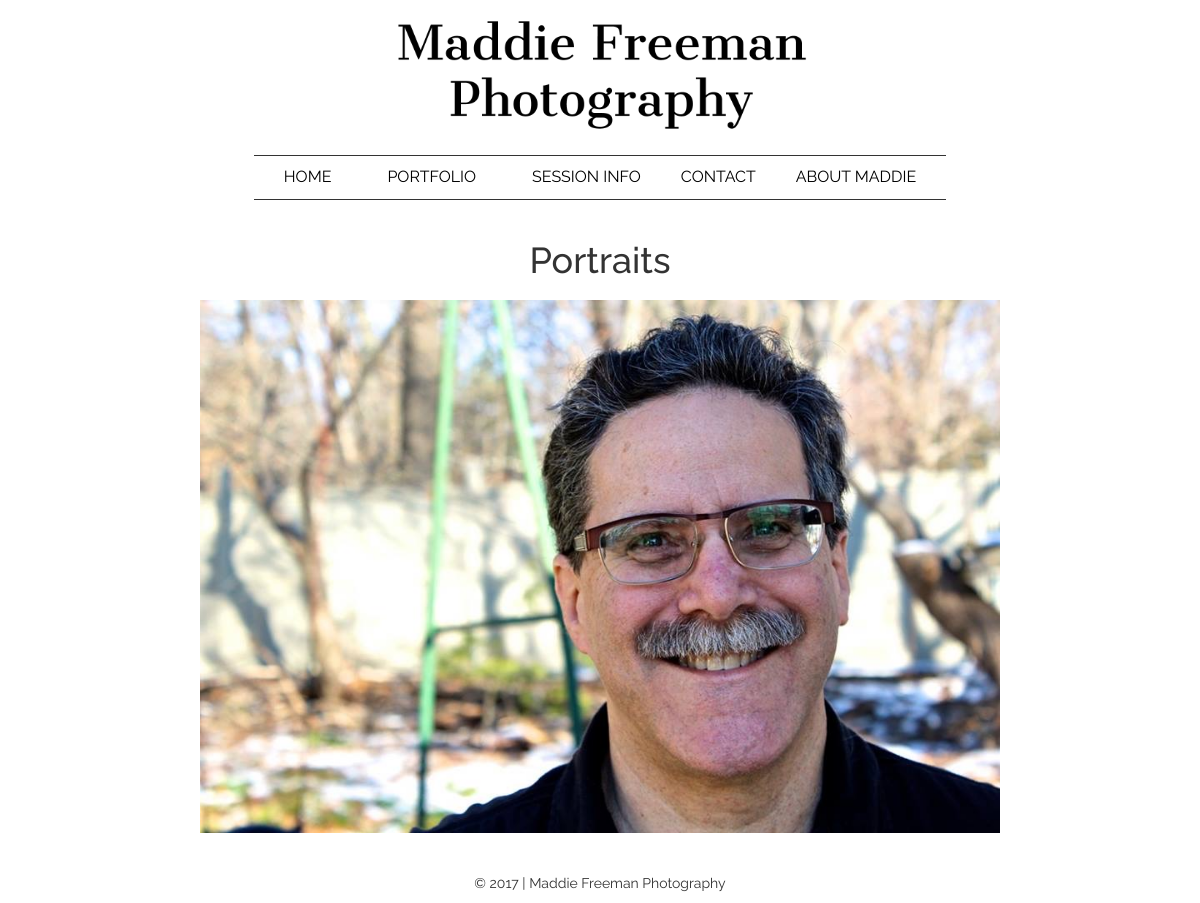
/portfolio.php?portfolioID=12, run on the app's committed database.
### tables this page shows
CREATE TABLE `Portfolios` (
  `portfolioID` int(11) NOT NULL,
  `portfolio_title` varchar(255) NOT NULL,
  `description` varchar(255) DEFAULT NULL
);

CREATE TABLE `Portfolio_photos` (
  `photoID` int(11) NOT NULL,
  `portfolioID` int(11) NOT NULL
);

CREATE TABLE `Photos` (
  `photoID` int(11) NOT NULL,
  `photo_name` varchar(255) NOT NULL,
  `file_path` varchar(255) NOT NULL,
  `date_created` datetime NOT NULL DEFAULT CURRENT_TIMESTAMP
);

### includes/functions.php (called while the page is built, shortened)
<?php
function execute_sql_query($sql) {
    $mysqli = new mysqli(DB_HOST, DB_USER, DB_PASSWORD, DB_NAME);
    $result = $mysqli->query($sql);
    return $result;
}
?>

### portfolio.php (the view, shortened to what this page needs)
<?php
    include_once('./includes/header.php');
?>
<body>
	<?php
		include_once('./includes/banner.php');
		include_once('./includes/navbar.php');
        include_once('includes/functions.php');
        $portfolio_id = null;
        if (isset($_GET["portfolioID"])) {
            $portfolio_id = filter_input(INPUT_GET, "portfolioID", FILTER_SANITIZE_NUMBER_INT);
        }
        $portfolio_query = "
                        SELECT *
                        FROM Portfolios
                        Where portfolioID = $portfolio_id;
                        ";
        $portfolio = execute_sql_query($portfolio_query);
        $portfolio_title = $portfolio->fetch_assoc()['portfolio_title'];
        $picture_query = "
            SELECT *
            FROM Photos
            INNER JOIN Portfolio_photos ON Photos.photoId = Portfolio_photos.photoId
            INNER JOIN Portfolios ON Portfolio_photos.portfolioId = Portfolios.portfolioId
            WHERE Portfolios.portfolioId = $portfolio_id;";
        $photos = execute_sql_query($picture_query);
    ?>
    <h1 class="center">
        <?php print "<p class='port-title'>$portfolio_title</p>";  ?>
    </h1>
   <div id="slider" class="center">
        <?php
            while ( $row = $photos->fetch_assoc() ) {
                print "
                    <img src='images/${row['file_path']}' alt='picture in the $portfolio_title portfolio'>
                ";
            }
        ?>
    </div>
    <?php
        include_once('./includes/footer.php');
    ?>
</body>

### includes/header.php (shortened to what this page needs)
<!DOCTYPE html>
<html>
<head>
	<link rel="stylesheet" type="text/css" href="./styles/style.css?v=5">
    <link rel="stylesheet" type="text/css" href="./styles/navbar.css">
    <link rel="stylesheet" type="text/css" href="./styles/home.css">
    <link rel="stylesheet" type="text/css" href="./styles/ideal-image-slider.css">
    <link rel="stylesheet" type="text/css" href="./styles/default-image-slider-theme.css">
    <link href="styles/lightbox.css" rel="stylesheet">
    <link rel="stylesheet" href="https://maxcdn.bootstrapcdn.com/bootstrap/3.3.7/css/bootstrap.min.css">
</head>

### includes/banner.php
<div class="banner">
	<img src="images/finalbanner.png">
</div>

### includes/navbar.php (shortened to what this page needs)
<div class="navbar">
	<ul class="navbar-tabs">
		<?php
		if (isset($_SESSION['logged_user'])) {
			$menu_items = array(
				'Home' => 'index.php',
				'Portfolio' => 'edit_portfolio.php',
				'Add Photos' => 'add.php',
				'Session Info' => 'sessioninfo.php',
				'Contact' => 'contact.php',
				'About Maddie' => 'about.php'
				);
		}
		else{
			$menu_items = array(
				'Home' => 'index.php',
				'Portfolio' => '#',
				'Session Info' => 'sessioninfo.php',
				'Contact' => 'contact.php',
				'About Maddie' => 'about.php',
				);
		}
		include_once('./includes/functions.php');
		foreach ($menu_items as $title => $page) {
			if ($title === 'Portfolio') {
				echo ("
					<div class=\"drop\">
					<li class=\"droplink\"><a href='$page'>$title</a></li>
					<div class=\"drop-content\">
					");
				echo ("
					</div>
					</div>
					");
			} else {
				echo ("
					<li><a href='$page'>$title</a></li>
					");
			}
		}
		?>
	</ul>
</div>

### includes/footer.php
<div class="footer">
	&copy; 2017 | Maddie Freeman Photography
</div>

### styles/style.css (style rules this page uses)
* { font-family: 'Raleway', sans-serif; }
.banner { width: 100%; margin: auto; margin-top: 15px; position: relative; }
.banner img { width: 35%; display: block; margin: auto; }
.center { width: fit-content; margin: 0 auto; }
#slider { margin-top: 20px; width: 800px; }
.footer { width: fit-content; margin: auto; margin-top: 40px; margin-bottom: 10px; }
.port-title { font-size: 1em; }

### styles/navbar.css (style rules this page uses)
* { box-sizing: border-box; }
.navbar-tabs { list-style: none; padding:10px; margin: 20px auto; font-size: 16px; border-bottom: 1px solid; border-top: 1px solid; display: table; text-transform: uppercase; }
.navbar-tabs li { display: inline; }
.navbar-tabs a { text-decoration: none; color: black; padding: 10px 20px; }
.droplink { color: white; padding: 16px; font-size: 16px; border: none; cursor: pointer; }
.drop { z-index: 999; position: relative; display: inline-block; }

### styles/ideal-image-slider.css (style rules this page uses)
.ideal-image-slider { position: relative; overflow: hidden; }
.iis-slide { display: block; bottom: 0; text-decoration: none; position: absolute; top: 0; left: 0; width: 100%; height: 100%; background-repeat: no-repeat; background-position: 50% 50%; background-size: cover; text-indent: -9999px; }
.iis-effect-slide .iis-slide { opacity: 0; -webkit-transition-property: -webkit-transform; -moz-transition-property: -moz-transform; -o-transition-property: -o-transform; transition-property: transform; -webkit-transition-timing-function: ease-out; -moz-transition-timing-function: ease-out; -o-transition-timing-function: ease-out; transition-timing-function: ease-out; -webkit-transform: translateX(0%); -ms-transform: translateX(0%); transform: translateX(0%); }
.iis-effect-slide .iis-current-slide { opacity: 1; z-index: 1; }

### styles/default-image-slider-theme.css (style rules this page uses)
.ideal-image-slider { background-color: #fff; background-repeat: no-repeat; background-position: 50% 50%; background-size: 32px 32px; }

### styles/lightbox.css (style rules this page uses)
body:after { content: url(../images/close.png) url(../images/loading.gif) url(../images/prev.png) url(../images/next.png); display: none; }

### data on the page
portfolios: portfolio_title "Portraits"
portfolio_photos: file_path (picture)

### other printed values
$title "HOME"
$title "PORTFOLIO"
$title "SESSION INFO"
$title "CONTACT"
$title "ABOUT MADDIE"
